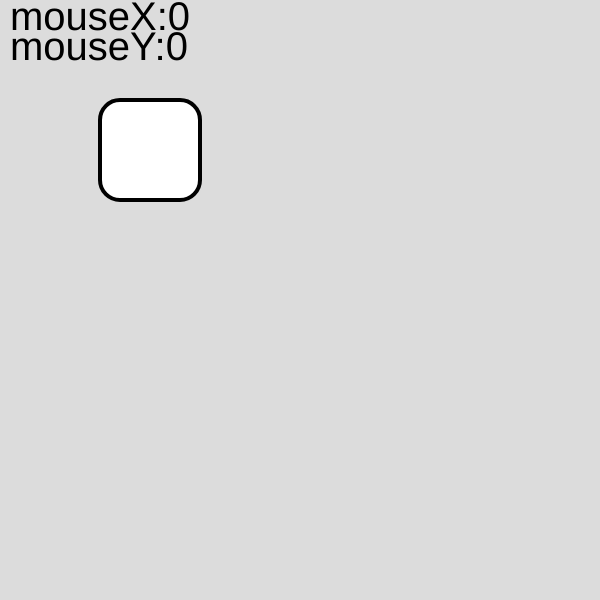
Frame 1 (no input)
Frame 60 (no input): identical to frame 1, image omitted
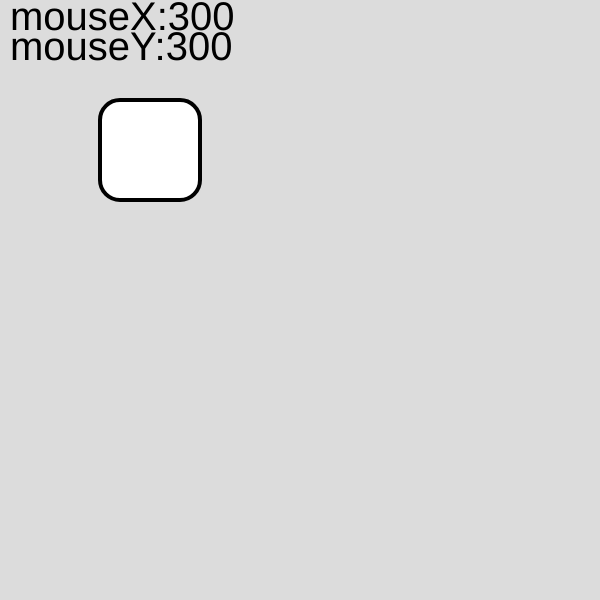
Frame 120 (the mouse pressed at the canvas centre since frame 60)

The p5.js sketch that drew these frames (run headless with seeded random() and noise() and a simulated clock; from frame 60 on, the mouse is pressed at the canvas centre):

// p5.js sketch
// ── sketch.js
let counter = 0;
let hokje1 = "leeg";
let hokje2 = "leeg";

function setup() {
  createCanvas(600, 600);
}

function draw() {
  background(220);
  strokeWeight(4);
  fill("white");
  rect(100, 100, 100, 100, 20);
  textSize(40);
  fill("black");
  text("mouseX:" + mouseX, 10, 30);
  text("mouseY:" + mouseY, 10, 60);

  if (mouseX > 100 && mouseX < 200) {
    fill(255, 0, 0, 100);
    rect(100, 0, 100, 600);
  }

  if (mouseY > 100 && mouseY < 200) {
    fill(0, 255, 0, 100);
    rect(0, 100, 600, 100);
  }

  if (mouseX > 100 && mouseX < 200 && mouseY > 100 && mouseY < 200) {
    // fill("black");
    // textSize(100)
    // text("X", 120, 180)
  }

  if (hokje1 == "X")
  {
    fill("black");
    textSize(100)
    text("X", 120, 180)
  }

}


function mouseClicked() {

  if (mouseX > 100 && mouseX < 200 && mouseY > 100 && mouseY < 200) {
    counter = counter + 1;
    hokje1 = "X";
  }
  console.log(counter);

}
